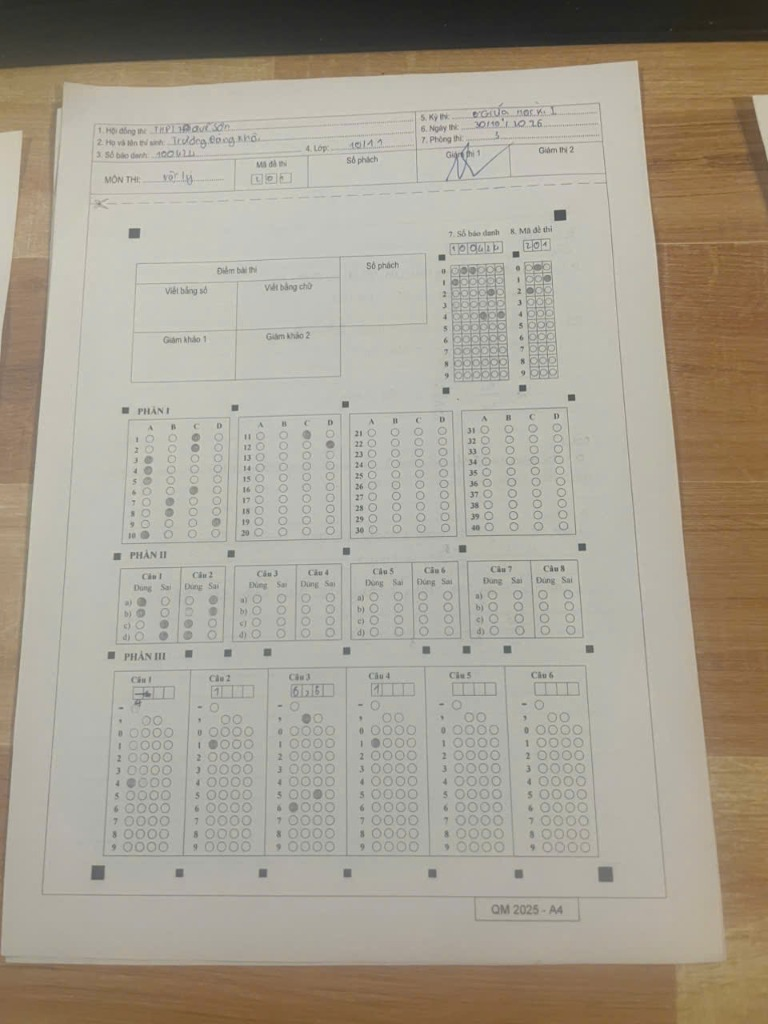
#> input picture samples/real_student_1.jpg, 768 x 1024 px
$ python -i preprocessor.py   (imports and definitions only)
#> lines starting #> are read from the running program, lines starting #| are printed output that depends on the picture; after the words box and inside, x2 and y2 are one past the last pixel; in counts of white or black regions, pixels touching at a corner belong together
#> further down, picture is the input picture: shape (1024, 768, 3); mean B, G, R 145, 159.2, 166.1
### app/core/marker_detector.py
import os
import sys
import cv2
import numpy as np
from typing import Optional, Tuple, Dict
from pathlib import Path

# Tự động nạp thư viện DLL cho PyTorch trên Windows nếu có
if sys.platform == "win32":
    for p in sys.path:
        torch_lib = os.path.join(p, "torch", "lib")
        if os.path.isdir(torch_lib):
            try:
                os.add_dll_directory(torch_lib)
            except Exception:
                pass

from ultralytics import YOLO

class MarkerDetectorYOLO:
    """
    Detector định vị 4 mốc góc của phiếu thi trắc nghiệm QM 2025 sử dụng YOLOv8-nano.
    Mục tiêu:
    - Bỏ qua 100% nền bàn gỗ, bóng đổ, cạnh giấy bị cong vênh hoặc chụp nghiêng.
    - Nhận diện 4 lớp mốc chuẩn:
        0: marker_tl (Top-Left, cạnh Điểm bài thi)
        1: marker_tr (Top-Right, cạnh Mã đề thi)
        2: marker_br (Bottom-Right, góc dưới phải cạnh QM 2025 - A4)
        3: marker_bl (Bottom-Left, góc dưới trái)
    """
    _instance = None

    def __new__(cls, model_path: Optional[str] = None):
        if cls._instance is None:
            cls._instance = super(MarkerDetectorYOLO, cls).__new__(cls)
            cls._instance._initialized = False
        return cls._instance

    def __init__(self, model_path: Optional[str] = None):
        if getattr(self, "_initialized", False):
            return

        if model_path is None:
            default_path = Path(__file__).resolve().parent.parent / "models" / "yolov8_qm2025_markers.pt"
            self.model_path = str(default_path)
        else:
            self.model_path = model_path

        self.model = None
        if os.path.exists(self.model_path):
            try:
                self.model = YOLO(self.model_path)
                print(f"[MarkerDetectorYOLO] Loaded model successfully: {self.model_path}")
            except Exception as e:
                print(f"[MarkerDetectorYOLO] Lỗi tải model YOLO: {e}")
                self.model = None
        else:
            print(f"[MarkerDetectorYOLO] Model chưa tồn tại tại: {self.model_path}")

        self._initialized = True

    def is_available(self) -> bool:
        return self.model is not None

    # [67 lines left out: function detect_markers, not called in this run]

### app/core/preprocessor.py
"""
Module Tiền xử lý ảnh chuyên dụng cho ảnh chụp bài thi bằng điện thoại (Smartphone photos).
- DUY NHẤT: Nhận diện 4 hình vuông đen góc chuẩn phôi QM 2025 (chuẩn phôi Bộ GD&ĐT).
- Kiểm tra tính hợp lệ hình học (Geometric Validation): tỷ lệ chiều rộng/cao chuẩn, đối xứng.
- Nếu không tìm đủ 4 marker góc hoặc hình học bị sai lệch -> Không đoán mò/không nắn méo,
  trả về lỗi yêu cầu chụp lại bao quát thấy đủ 4 góc định vị.
- Nắn góc phối cảnh (Perspective Warp) đưa về toạ độ chuẩn pixel-perfect (1654 x 2338).
- Khử bóng đổ tay/điện thoại bằng CLAHE thích ứng.
"""

import cv2
import numpy as np
from typing import Tuple, Optional, List
from app.core.template_qm2025 import SHEET_WIDTH, SHEET_HEIGHT
from app.core.marker_detector import MarkerDetectorYOLO

# [14 lines left out: function order_points, not called in this run]

def validate_marker_geometry(pts: np.ndarray) -> bool:
    """
    Kiểm tra 4 điểm góc có tạo thành một hình chữ nhật chuẩn của phôi QM 2025 hay không:
    - 4 cạnh không quá ngắn.
    - Cạnh trên và cạnh dưới có độ dài tương đương (không lệch quá 35%).
    - Cạnh trái và cạnh phải có độ dài tương đương (không lệch quá 35%).
    - Tỷ lệ khung hình (Aspect Ratio = Rộng / Cao) nằm trong khoảng 0.55 đến 1.10 (chuẩn ~0.78).
    """
    tl, tr, br, bl = pts
    w_top = np.linalg.norm(tr - tl)
    w_bot = np.linalg.norm(br - bl)
    h_left = np.linalg.norm(bl - tl)
    h_right = np.linalg.norm(br - tr)

    if min(w_top, w_bot, h_left, h_right) < 40:
        return False

    ratio_w = min(w_top, w_bot) / max(w_top, w_bot)
    ratio_h = min(h_left, h_right) / max(h_left, h_right)
    if ratio_w < 0.65 or ratio_h < 0.65:
        return False

    avg_w = (w_top + w_bot) / 2.0
    avg_h = (h_left + h_right) / 2.0
    aspect = avg_w / avg_h
    if not (0.55 <= aspect <= 1.10):
        return False

    return True

def find_scannable_markers_opencv(image: np.ndarray) -> Optional[np.ndarray]:
    """
    Thuật toán OpenCV truyền thống nhận diện 4 hình vuông đen góc:
    Sử dụng thích ứng Gaussian C, lọc contour solidity & độ tương phản cục bộ.
    """
    h, w = image.shape[:2]
    gray = cv2.cvtColor(image, cv2.COLOR_BGR2GRAY) if len(image.shape) == 3 else image
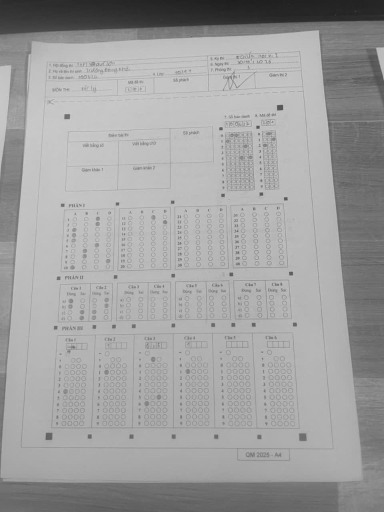
#> gray: shape (1024, 768) (shown at 1/2 size); min 29, max 212, mean 159.7

    thresh = cv2.adaptiveThreshold(gray, 255, cv2.ADAPTIVE_THRESH_GAUSSIAN_C, cv2.THRESH_BINARY_INV, 41, 15)
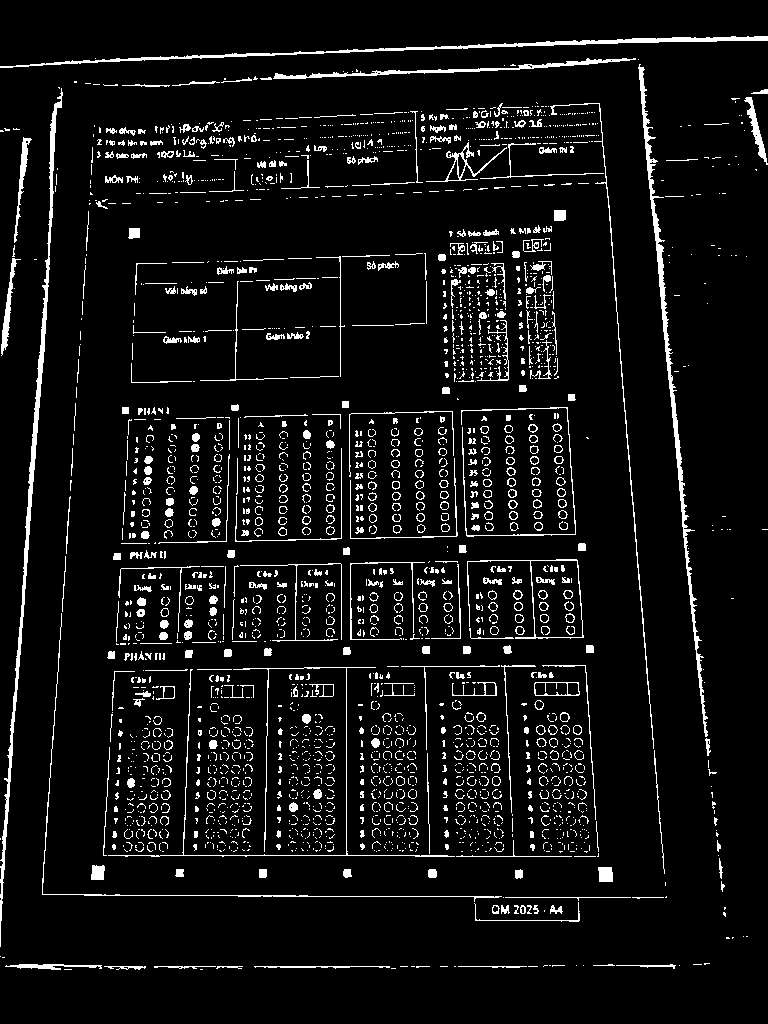
#> thresh: shape (1024, 768); 6.7% white in thin lines or dots
    cnts, _ = cv2.findContours(thresh, cv2.RETR_LIST, cv2.CHAIN_APPROX_SIMPLE)
#> cnts = 2942 contours, 2590 with area under 20; largest, box (x1, y1, x2, y2) and area: (467, 559, 584, 639) 3753, (530, 560, 583, 638) 3640, (0, 88, 63, 947) 2256, (638, 64, 708, 737) 2092, (0, 36, 768, 68) 1700

    candidates = []
    min_dim = int(min(w, h) * 0.010)
    max_dim = int(min(w, h) * 0.065)

    for c in cnts:
        a = cv2.contourArea(c)
        x, y, cw, ch = cv2.boundingRect(c)
        if min_dim <= cw <= max_dim and min_dim <= ch <= max_dim:
            solidity = a / float(cw * ch)
            ar = cw / float(ch)
            if solidity > 0.55 and 0.60 <= ar <= 1.65:
                pad = 4
                y1, y2 = max(0, y - pad), min(h, y + ch + pad)
                x1, x2 = max(0, x - pad), min(w, x + cw + pad)
                bg_mean = np.mean(gray[y1:y2, x1:x2])
                fg_mean = np.mean(gray[y:y+ch, x:x+cw])
                if fg_mean < bg_mean - 18 and fg_mean < 155:
                    candidates.append((x + cw / 2.0, y + ch / 2.0))
#> this loop made 2942 passes
#> (a, x, y, cw, ch, solidity, ar, y1) on passes 39, 46, 54, 55, 56, 57, 58, 59: (31, 492, 905, 7, 8, 0.554, 0.875, 901), (46.5, 492, 905, 8, 9, 0.646, 0.889, 901), (53, 515, 869, 8, 10, 0.662, 0.8, 865), (61, 428, 869, 9, 9, 0.753, 1, 865), (51.5, 343, 869, 9, 9, 0.636, 1, 865), (55.5, 259, 869, 8, 9, 0.771, 0.889, 865), (48, 175, 869, 9, 8, 0.667, 1.12, 865), (181, 598, 867, 15, 15, 0.804, 1, 863)

    # Bỏ qua vùng cực trên của ảnh (Header tên trường, tiêu đề phiếu thi)
    candidates = [p for p in candidates if p[1] >= h * 0.12]

    if len(candidates) < 4:
        return None

    mid_x, mid_y = w / 2.0, h / 2.0
    tl = [p for p in candidates if p[0] < mid_x and p[1] < mid_y]
    tr = [p for p in candidates if p[0] >= mid_x and p[1] < mid_y]
    bl = [p for p in candidates if p[0] < mid_x and p[1] >= mid_y]
    br = [p for p in candidates if p[0] >= mid_x and p[1] >= mid_y]

    if not (tl and tr and bl and br):
        return None

    # Mốc chuẩn phôi QM 2025 là mốc ngoài cùng (biên cực đại) ở mỗi góc phần tư
    p_tl = min(tl, key=lambda p: p[0] + p[1])
    p_tr = min(tr, key=lambda p: -p[0] + p[1])
    p_bl = min(bl, key=lambda p: p[0] - p[1])
    p_br = max(br, key=lambda p: p[0] + p[1])

    candidate = np.array([p_tl, p_tr, p_br, p_bl], dtype="float32")
    if validate_marker_geometry(candidate):
        return candidate

    return None

def find_scannable_markers(image: np.ndarray) -> Optional[np.ndarray]:
    """
    Nhận diện 4 hình vuông đen góc chuẩn phôi QM 2025 của Bộ GD&ĐT:
    1. Ưu tiên hàng đầu: Dùng mô hình YOLOv8-nano (MarkerDetectorYOLO) để định vị
       chính xác 4 góc, bỏ qua hoàn toàn mặt bàn gỗ, bóng râm hay chụp nghiêng.
    2. Cơ chế an toàn (Fallback): Nếu YOLO chưa tải được hoặc không phát hiện đủ 4 mốc,
       tự động fallback sang thuật toán lọc hình học OpenCV.
    """
    # 1. Thử nghiệm với YOLOv8-nano
    try:
        detector = MarkerDetectorYOLO()
        if detector.is_available():
            yolo_pts = detector.detect_markers(image, conf_threshold=0.35)
            if yolo_pts is not None and validate_marker_geometry(yolo_pts):
                return yolo_pts
    except Exception as e:
        print(f"[Preprocessor] Warning khi chạy YOLOv8: {e}")

    # 2. Fallback sang OpenCV
    return find_scannable_markers_opencv(image)

def warp_perspective_sheet(image: np.ndarray) -> Tuple[Optional[np.ndarray], bool, str]:
    """
    Nắn góc ảnh chụp điện thoại về kích thước chuẩn A4 (SHEET_WIDTH, SHEET_HEIGHT)
    dựa DUY NHẤT trên 4 Marker góc chuẩn phôi QM 2025.

    Trả về:
    - (warped_image, True, "") nếu tìm thấy đủ 4 marker góc hợp lệ.
    - (None, False, error_message) nếu thiếu bất kỳ marker nào hoặc hình học sai lệch.
    """
    marker_pts = find_scannable_markers(image)
    if marker_pts is None:
        return (
            None,
            False,
            "Ảnh chụp không xác định được đủ 4 ô vuông đen góc định vị của phiếu thi QM 2025. "
            "Vui lòng chụp lại ảnh bao quát, thẳng góc từ trên xuống và thấy rõ cả 4 ô vuông đen ở 4 góc bài thi."
        )

    # Toạ độ 4 điểm đích chuẩn trên phôi A4 (SHEET_WIDTH=1654, SHEET_HEIGHT=2338)
    dst_pts = np.array([
        [200.0, 520.0],    # Top-Left: cạnh Điểm bài thi
        [1454.0, 520.0],   # Top-Right: cạnh Mã đề thi
        [1454.0, 2120.0],  # Bottom-Right: góc dưới phải
        [200.0, 2120.0]    # Bottom-Left: góc dưới trái
    ], dtype="float32")

    M = cv2.getPerspectiveTransform(marker_pts, dst_pts)
    warped = cv2.warpPerspective(image, M, (SHEET_WIDTH, SHEET_HEIGHT), flags=cv2.INTER_LANCZOS4)
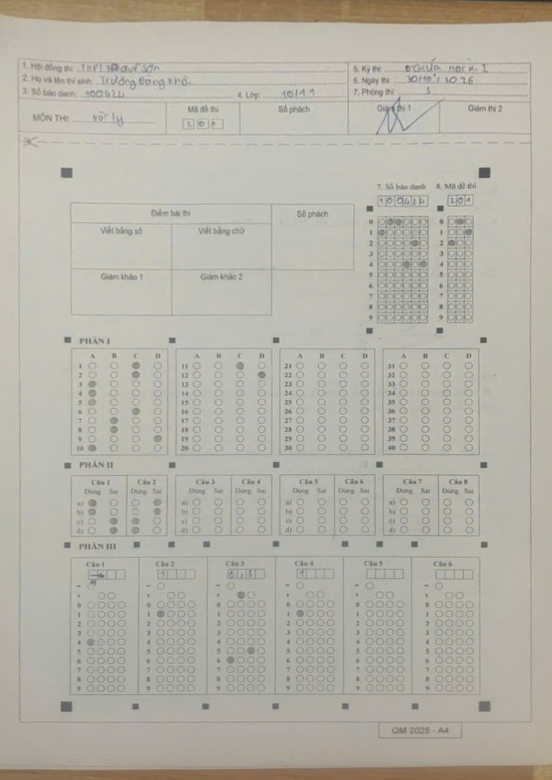
#> warped: shape (2338, 1654, 3) (shown at 1/3 size); mean B, G, R 168.9, 178.8, 180.7
    return warped, True, ""

# [7 lines left out: function normalize_illumination, not called in this run]

>>> import cv2
>>> picture = cv2.imread('../../samples/real_student_1.jpg')
>>> result = warp_perspective_sheet(picture)

$ run again, on samples/real_student_2.jpg
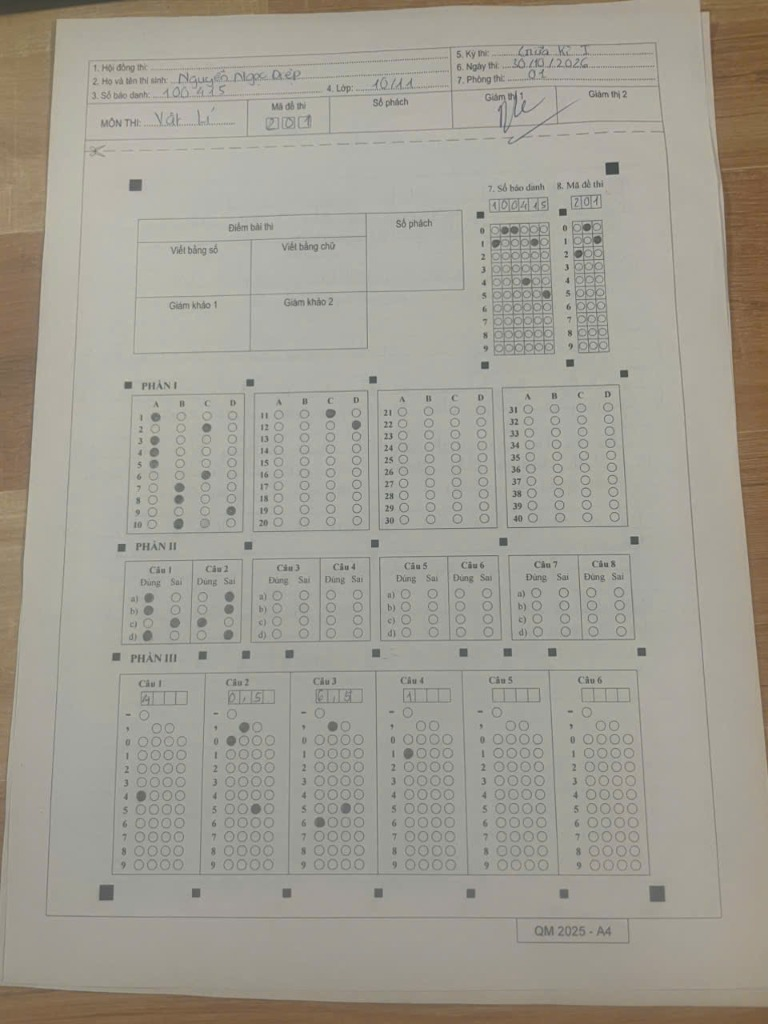
#> input picture samples/real_student_2.jpg, 768 x 1024 px
#> picture is the input picture: shape (1024, 768, 3); mean B, G, R 146.5, 156.9, 160.3
#> in find_scannable_markers_opencv, `thresh = cv2.adaptiveThreshold(gray, 255, cv2.ADAPTIVE_THRESH_GAUSSIAN..`:
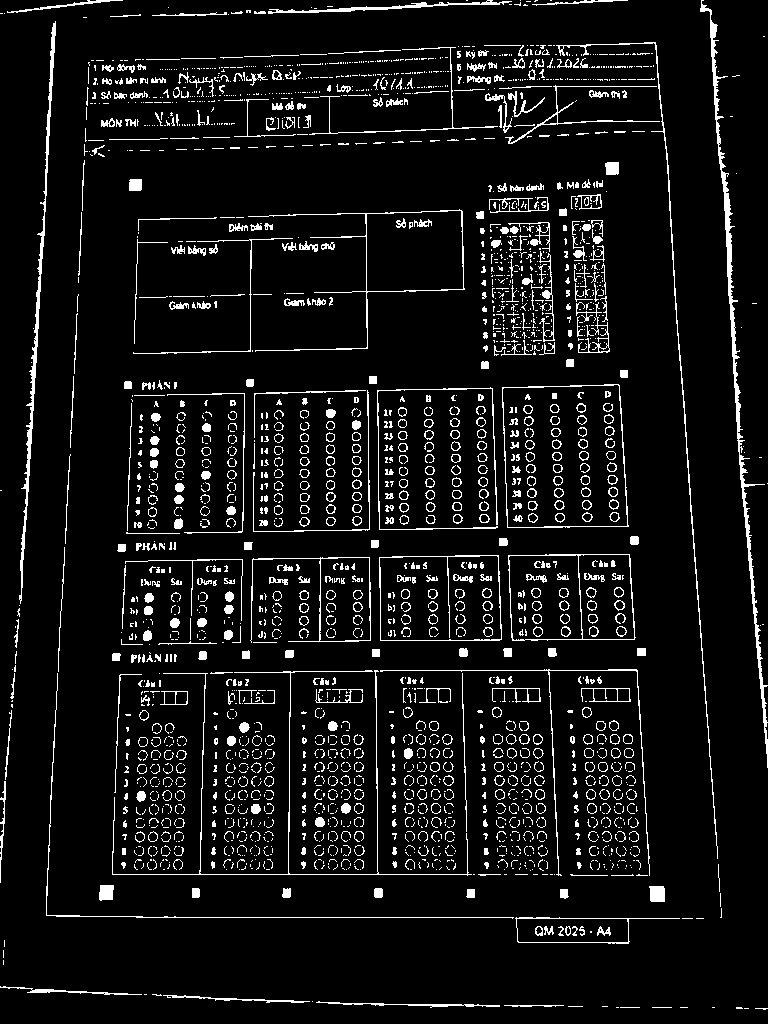
#> thresh: shape (1024, 768); 7.3% white in thin lines or dots
#> cnts = 2756 contours, 2237 with area under 20; largest, box (x1, y1, x2, y2) and area: (502, 384, 629, 528) 16764, (502, 384, 628, 528) 16618, (508, 554, 636, 641) 10366, (379, 555, 502, 641) 10102, (379, 555, 502, 641) 9981
#> the loop in find_scannable_markers_opencv, `for c in cnts:` made 2756 passes
#> (a, x, y, cw, ch, solidity, ar, y1) on passes 33, 40, 41, 42, 43, 44, 45, 46: (56, 535, 926, 8, 10, 0.7, 0.8, 922), (59, 560, 889, 9, 10, 0.656, 0.9, 885), (57, 466, 889, 9, 9, 0.704, 1, 885), (70, 374, 888, 9, 10, 0.778, 0.9, 884), (62.5, 282, 888, 9, 10, 0.694, 0.9, 884), (62, 192, 888, 8, 10, 0.775, 0.8, 884), (209.5, 649, 886, 16, 16, 0.818, 1, 882), (182, 99, 885, 15, 16, 0.758, 0.938, 881)
#> after the loop in find_scannable_markers_opencv, `for c in cnts:`: candidates = 61 pairs, first value 106.5 to 657, second value 168.5 to 894
#> in find_scannable_markers_opencv, `tl = [p for p in candidates if p[0] < mid_x and p[1] < mid_y]`: tl = [(231, 510.5), (179, 499.5), (180, 487.5), (206, 475.5), (154, 464.5), (154.5, 452.5), (155, 440.5), (206.5, 427.5), (356.5, 425), (156, 417.5), (331, 413.5), (128, 385), (250, 383), (373, 380), (135.5, 185)]
#> in find_scannable_markers_opencv, `tr = [p for p in candidates if p[0] >= mid_x and p[1] < mid_y]`: tr = [(624, 374), (485, 365), (570, 363), (504.5, 230.5), (586.5, 227.5), (480, 215), (563, 212), (612, 168.5)]
#> in find_scannable_markers_opencv, `bl = [p for p in candidates if p[0] < mid_x and p[1] >= mid_y]`: bl = 28 pairs, first value 106.5 to 378.5, second value 523.5 to 893
#> in find_scannable_markers_opencv, `br = [p for p in candidates if p[0] >= mid_x and p[1] >= mid_y]`: br = [(564.5, 894), (470.5, 893.5), (657, 894), (408.5, 753.5), (641.5, 652), (552.5, 652.5), (507.5, 652.5), (463.5, 652.5), (503.5, 542), (634.5, 540.5)]
#> p_tl = (135.5, 185)
#> p_tr = (612, 168.5)
#> p_bl = (106.5, 893)
#> p_br = (657, 894)
#> candidate = [[135.5, 185], [612, 168.5], [657, 894], [106.5, 893]]
#> in validate_marker_geometry, `tl, tr, br, bl = pts`: tl = [135.5, 185]; tr = [612, 168.5]; br = [657, 894]; bl = [106.5, 893]
#> w_top = 476.8
#> w_bot = 550.5
#> h_left = 708.6
#> h_right = 726.9
#> ratio_w = 0.866
#> ratio_h = 0.975
#> avg_w = 513.6
#> avg_h = 717.7
#> aspect = 0.716
#> in warp_perspective_sheet, `warped = cv2.warpPerspective(image, M, (SHEET_WIDTH, SHEET_HEIGHT), fl..`:
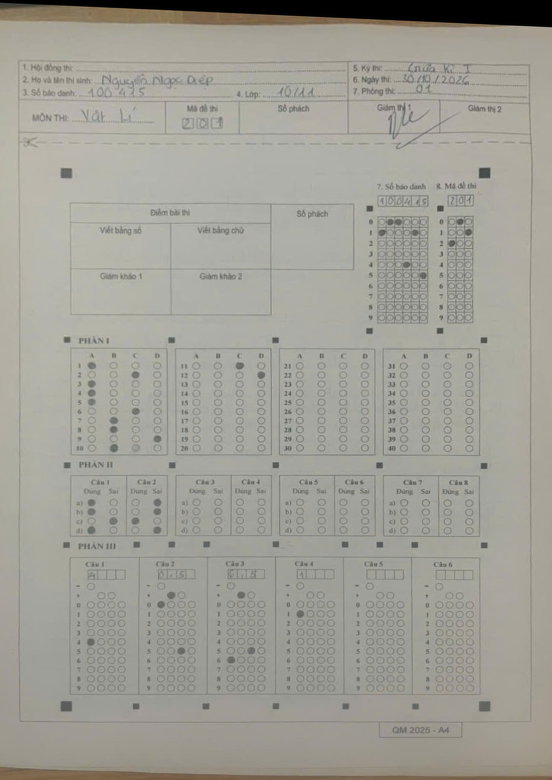
#> warped: shape (2338, 1654, 3) (shown at 1/3 size); mean B, G, R 150.8, 159.3, 160.7
